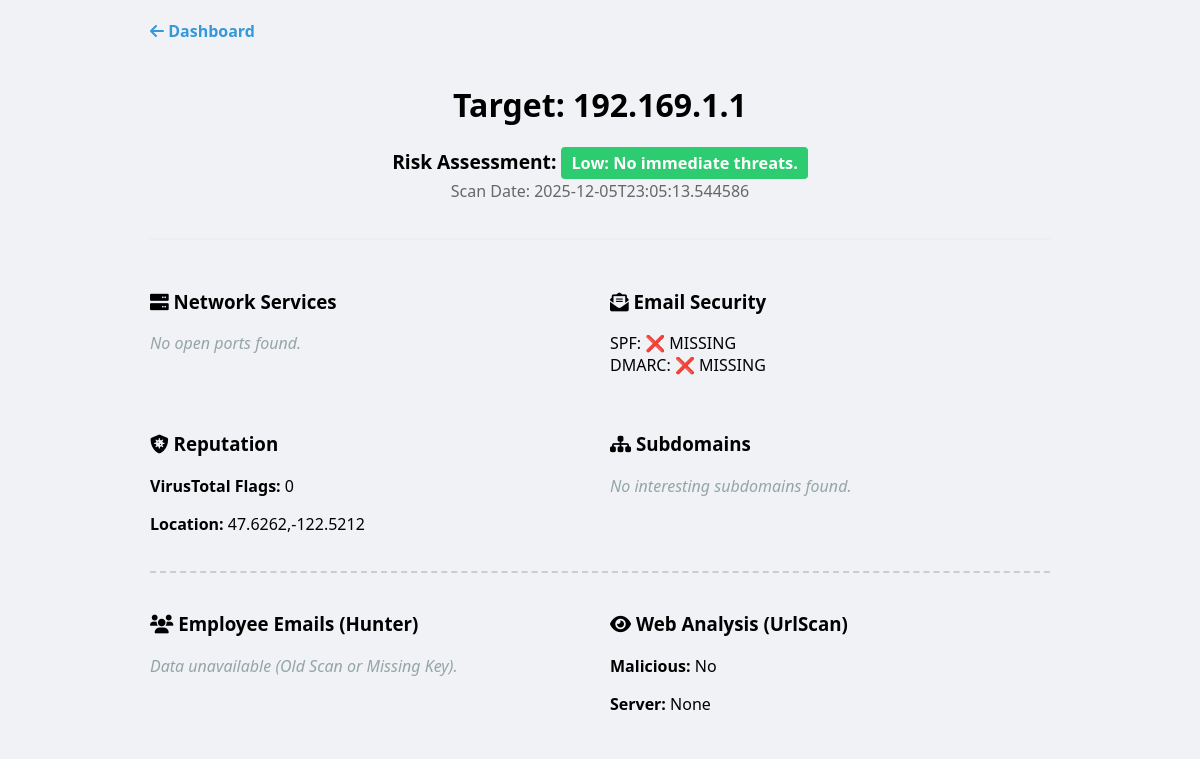
Page /results/1 on the committed database.
### tables this page shows
CREATE TABLE scans (
            id INTEGER PRIMARY KEY,
            target TEXT NOT NULL,
            date_started TEXT NOT NULL,
            status TEXT NOT NULL,
            raw_results JSON,
            impact_summary TEXT,
            UNIQUE(target, date_started)
        );

### app.py (the view)
@app.route('/results/<int:scan_id>')
def results(scan_id):
    scan = get_scan_by_id(scan_id)
    if scan:
        scan_data = dict(scan)
        try:
            scan_data['raw_results'] = json.loads(scan['raw_results'])
        except (TypeError, json.JSONDecodeError):
            scan_data['raw_results'] = {}
        return render_template('results.html', scan=scan_data)
    return "Scan not found", 404

### database.py (called while the page is built)
def get_scan_by_id(scan_id):
    conn = sqlite3.connect(DATABASE_NAME)
    conn.row_factory = sqlite3.Row
    cursor = conn.cursor()
    cursor.execute("SELECT * FROM scans WHERE id = ?", (scan_id,))
    row = cursor.fetchone()
    conn.close()
    return row

### templates/results.html (shortened to what this page needs)
<!DOCTYPE html>
<html lang="en">
<head>
    <link rel="stylesheet" href="{{ url_for('static', filename='css/style.css') }}">
    <link rel="stylesheet" href="https://cdnjs.cloudflare.com/ajax/libs/font-awesome/6.0.0/css/all.min.css">
</head>
<body>
    <div class="container">
        <a href="/" class="back-btn"><i class="fas fa-arrow-left"></i> Dashboard</a>
        <header style="margin-bottom: 30px; border-bottom: 2px solid #eee; padding-bottom: 20px;">
            <h1>Target: {{ scan.target }}</h1>
            <div style="font-size: 1.2em; margin-top: 10px;">
                <strong>Risk Assessment:</strong>
                <span class="badge {{ 'badge-red' if 'High' in scan.impact_summary else 'badge-yellow' if 'Medium' in scan.impact_summary else 'badge-green' }}">
                    {{ scan.impact_summary }}
                </span>
            </div>
            <p style="color: #666; margin-top: 5px;">Scan Date: {{ scan.date_started }}</p>
        </header>
        <div class="sub-grid">
            <div class="result-card">
                <h3><i class="fas fa-server"></i> Network Services</h3>
                {% set nmap = scan.raw_results.get('nmap', {}) %}
                {% if nmap.get('services') %}
                    <table class="data-table">
                        <thead><tr><th>Port</th><th>Proto</th><th>State</th><th>Service</th></tr></thead>
                        <tbody>
                            {% for svc in nmap.services %}
                            <tr>
                                <td><span class="badge badge-yellow">{{ svc.port }}</span></td>
                                <td>{{ svc.protocol }}</td>
                                <td>{{ svc.state }}</td>
                                <td>{{ svc.service }} {% if svc.version %}<small style="color: #666;">({{ svc.version }})</small>{% endif %}</td>
                            </tr>
                            {% endfor %}
                        </tbody>
                    </table>
                    <div style="margin-top:10px;">
                        <a class="action-btn" href="{{ url_for('download_nmap_xml', scan_id=scan.id) }}"><i class="fas fa-download"></i> Download Nmap XML</a>
                        <button class="action-btn" id="toggle-raw" style="margin-left:10px;"><i class="fas fa-code"></i> Toggle raw Nmap JSON</button>
                        <button class="action-btn" id="copy-raw" style="margin-left:6px;"><i class="fas fa-copy"></i> Copy</button>
                    </div>
                    <pre id="raw-json" style="display:none; margin-top:10px; background:#f8f9fa; padding:10px; border-radius:4px; overflow:auto;">{{ nmap | tojson(indent=2) }}</pre>
                {% else %}
                    <p class="muted-text">{{ nmap.get('error') or "No open ports found." }}</p>
                {% endif %}
            </div>
            <div class="result-card">
                <h3><i class="fas fa-envelope-open-text"></i> Email Security</h3>
                {% set dns = scan.raw_results.get('dns_security', {}) %}
                <ul style="list-style: none; padding: 0;">
                    <li>SPF: {{ '✅ Present' if dns.get('spf') else '❌ MISSING' }}</li>
                    <li>DMARC: {{ '✅ Present' if dns.get('dmarc') else '❌ MISSING' }}</li>
                </ul>
            </div>
        </div>
        <div class="sub-grid" style="margin-top: 20px;">
            <div class="result-card">
                <h3><i class="fas fa-shield-virus"></i> Reputation</h3>
                {% set vt = scan.raw_results.get('virustotal', {}) %}
                {% set ip = scan.raw_results.get('ipinfo', {}) %}
                <p><strong>VirusTotal Flags:</strong> {{ vt.get('stats', {}).get('malicious', 0) }}</p>
                <p><strong>Location:</strong> {{ ip.get('loc', 'Unknown') }}</p>
            </div>
            <div class="result-card">
                <h3><i class="fas fa-sitemap"></i> Subdomains</h3>
                {% set crt = scan.raw_results.get('crt_sh', {}) %}
                {% if crt.get('interesting') %}
                    <ul style="padding-left: 20px;">
                        {% for sub in crt.interesting %}
                            <li style="color: #c0392b;">{{ sub }}</li>
                        {% endfor %}
                    </ul>
                {% else %}
                    <p class="muted-text">No interesting subdomains found.</p>
                {% endif %}
            </div>
        </div>
        <div class="sub-grid" style="margin-top: 20px; border-top: 2px dashed #ccc; padding-top: 20px;">
            <div class="result-card">
                <h3><i class="fas fa-users"></i> Employee Emails (Hunter)</h3>
                {% set hunter = scan.raw_results.get('hunter', {}) %}
                {% if hunter.get('emails') %}
                    <p><strong>Pattern:</strong> {{ hunter.get('pattern') }}</p>
                    <ul>
                        {% for email in hunter.emails %}
                            <li>{{ email }}</li>
                        {% endfor %}
                    </ul>
                {% else %}
                    <p class="muted-text">{{ hunter.get('error') or "Data unavailable (Old Scan or Missing Key)." }}</p>
                {% endif %}
            </div>
            <div class="result-card">
                <h3><i class="fas fa-eye"></i> Web Analysis (UrlScan)</h3>
                {% set urlscan = scan.raw_results.get('urlscan', {}) %}
                {% if urlscan.get('verdict') is defined %}
                    <p><strong>Malicious:</strong> {{ 'YES' if urlscan.verdict else 'No' }}</p>
                    <p><strong>Server:</strong> {{ urlscan.get('technologies') }}</p>
                {% else %}
                    <p class="muted-text">{{ urlscan.get('error') or "Data unavailable (Old Scan or Missing Key)." }}</p>
                {% endif %}
            </div>
        </div>
    </div>
</body>
</html>

### static/css/style.css (style rules this page uses)
body { font-family: 'Segoe UI', Tahoma, Geneva, Verdana, sans-serif; background-color: #f0f2f5; margin: 0; padding: 20px; }
.container { max-width: 900px; margin: 0 auto; }
header { text-align: center; margin-bottom: 40px; }
.back-btn { display: inline-block; margin-bottom: 20px; text-decoration: none; color: #3498db; font-weight: bold; }

### templates/results.html (style rules this page uses)
.badge { padding: 5px 10px; border-radius: 4px; font-size: 0.85em; font-weight: bold; }
.badge-green { background: #2ecc71; color: white; }
.sub-grid { display: grid; grid-template-columns: repeat(auto-fit, minmax(250px, 1fr)); gap: 20px; }
.muted-text { color: #95a5a6; font-style: italic; }

### rows in the picture
scans: target "192.169.1.1", impact_summary "Low: No immediate threats.", date_started "2025-12-05T23:05:13.544586"

### other values in the picture
{{ nmap.get('error') or "No open ports found." }} "No open ports found."
{{ '✅ Present' if dns.get('spf') else '❌ MISSING' }} "❌ MISSING"
{{ '✅ Present' if dns.get('dmarc') else '❌ MISSING' }} "❌ MISSING"
{{ vt.get('stats', {}).get('malicious', 0) }} "0"
{{ ip.get('loc', 'Unknown') }} "47.6262,-122.5212"
{{ hunter.get('error') or "Data unavailable (Old Scan or Missing Key)." }} "Data unavailable (Old Scan or Missing Key)."
{{ 'YES' if urlscan.verdict else 'No' }} "No"
{{ urlscan.get('technologies') }} "None"
